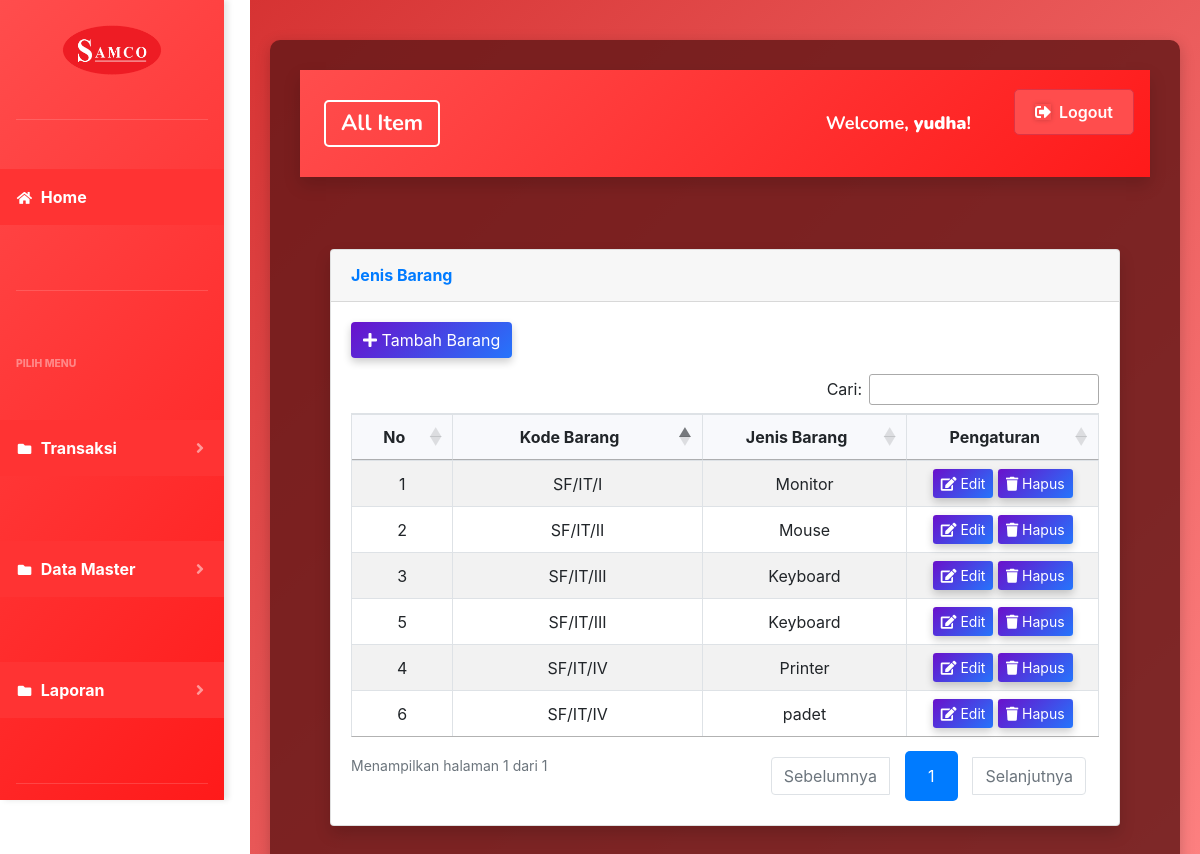
Screenshot of /index.php?page=jenisbarang (signed in) with the database file from the repository.
### tables this page shows
CREATE TABLE `jenis_barang` (
  `id` int(11) NOT NULL,
  `jenis_barang` varchar(100) NOT NULL,
  `code_barang` varchar(50) NOT NULL,
  `departemen` int(11) NOT NULL,
  `angka_romawi` varchar(10) NOT NULL
);

### page/jenisbarang/jenisbarang.php (the view, shortened to what this page needs)
<div class="container-fluid">
  <div class="card shadow mb-4">
    <div class="card-header py-3">
      <h6 class="m-0 font-weight-bold text-primary">Jenis Barang</h6>
    </div>
    <div class="card-body">
      <div class="mb-3">
        <a href="?page=jenisbarang&aksi=tambahjenis" class="btn btn-primary custom-btn">
          <i class="fas fa-plus me-2"></i> Tambah Barang
        </a>
      </div>
      <div class="table-responsive">
        <table class="table table-bordered table-striped" id="jenis_barang">
          <thead>
            <tr>
              <th style="width: 50px; text-align: center; vertical-align: middle;">No</th>
              <th style="width: 200px; text-align: center; vertical-align: middle;">Kode Barang</th>
              <th style="width: 150px; text-align: center; vertical-align: middle;">Jenis Barang</th>
              <th style="width: 120px; text-align: center; vertical-align: middle;">Pengaturan</th>
            </tr>
          </thead>
          <tbody>
            <?php
            $no = 1;
            $sql = $koneksi->query("SELECT * FROM jenis_barang");
            while ($data = $sql->fetch_assoc()) {
              ?>
              <tr>
                <td><?php echo $no++; ?></td>
                <td><?php echo htmlspecialchars($data['code_barang']); ?></td>
                <td><?php echo htmlspecialchars($data['jenis_barang']); ?></td>
                <td>
                  <a href="?page=jenisbarang&aksi=ubahjenis&id=<?php echo $data['id']; ?>"
                    class="btn btn-info btn-sm custom-btn">
                    <i class="fas fa-edit"></i> Edit
                  </a>
                  <a href="?page=jenisbarang&aksi=hapusjenis&id=<?php echo $data['id']; ?>"
                    class="btn btn-danger btn-sm custom-btn"
                    onclick="return confirm('Apakah anda yakin akan menghapus data ini?')">
                    <i class="fas fa-trash"></i> Hapus
                  </a>
                </td>
              </tr>
            <?php } ?>
          </tbody>
        </table>
      </div>
    </div>
  </div>
</div>

### index.php (style rules this page uses)
body { margin-left: 250px; transition: margin-left 0.3s ease; }

### page/jenisbarang/jenisbarang.php (style rules this page uses)
.custom-btn { background: linear-gradient(135deg, #6a11cb 0%, #2575fc 100%); color: white; border: none; box-shadow: 0 4px 8px rgba(0, 0, 0, 0.2); transition: transform 0.2s ease, box-shadow 0.2s ease; }
.table th, .table td { padding: 12px; text-align: center; vertical-align: middle; }
.table th:nth-child(1), .table td:nth-child(1) { width: 50px; }
.table th:nth-child(2), .table td:nth-child(2) { width: 200px; }
.table th:nth-child(3), .table td:nth-child(3) { width: 150px; }
.table th:nth-child(4), .table td:nth-child(4) { width: 120px; }
.table thead th { background-color: #f8f9fc; font-weight: bold; }

### rows the page displays
jenis_barang: code_barang "SF/IT/I", jenis_barang "Monitor"
jenis_barang: code_barang "SF/IT/II", jenis_barang "Mouse"
jenis_barang: code_barang "SF/IT/III", jenis_barang "Keyboard"
jenis_barang: code_barang "SF/IT/IV", jenis_barang "Printer"
jenis_barang: code_barang "SF/IT/III", jenis_barang "Keyboard"
jenis_barang: code_barang "SF/IT/IV", jenis_barang "padet"

### other values shown
$_SESSION['username'] "yudha"
